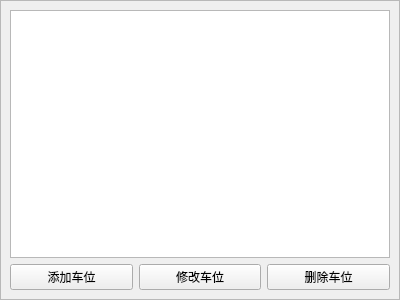
<?xml version="1.0" encoding="UTF-8"?>
<ui version="4.0">
 <class>CarManagePart</class>
 <widget class="QWidget" name="CarManagePart">
  <property name="geometry">
   <rect>
    <x>0</x>
    <y>0</y>
    <width>400</width>
    <height>300</height>
   </rect>
  </property>
  <property name="windowTitle">
   <string>Form</string>
  </property>
  <layout class="QVBoxLayout" name="verticalLayout">
   <property name="leftMargin">
    <number>0</number>
   </property>
   <property name="topMargin">
    <number>0</number>
   </property>
   <property name="rightMargin">
    <number>0</number>
   </property>
   <property name="bottomMargin">
    <number>0</number>
   </property>
   <item>
    <widget class="QFrame" name="frame">
     <property name="frameShape">
      <enum>QFrame::StyledPanel</enum>
     </property>
     <property name="frameShadow">
      <enum>QFrame::Raised</enum>
     </property>
     <layout class="QVBoxLayout" name="verticalLayout_2">
      <item>
       <widget class="QTableView" name="tableView"/>
      </item>
      <item>
       <layout class="QHBoxLayout" name="horizontalLayout">
        <item>
         <widget class="QPushButton" name="addButton">
          <property name="text">
           <string>添加车位</string>
          </property>
         </widget>
        </item>
        <item>
         <widget class="QPushButton" name="editButton">
          <property name="text">
           <string>修改车位</string>
          </property>
         </widget>
        </item>
        <item>
         <widget class="QPushButton" name="deleteButton">
          <property name="text">
           <string>删除车位</string>
          </property>
         </widget>
        </item>
       </layout>
      </item>
     </layout>
    </widget>
   </item>
  </layout>
 </widget>
 <resources/>
 <connections/>
</ui>
